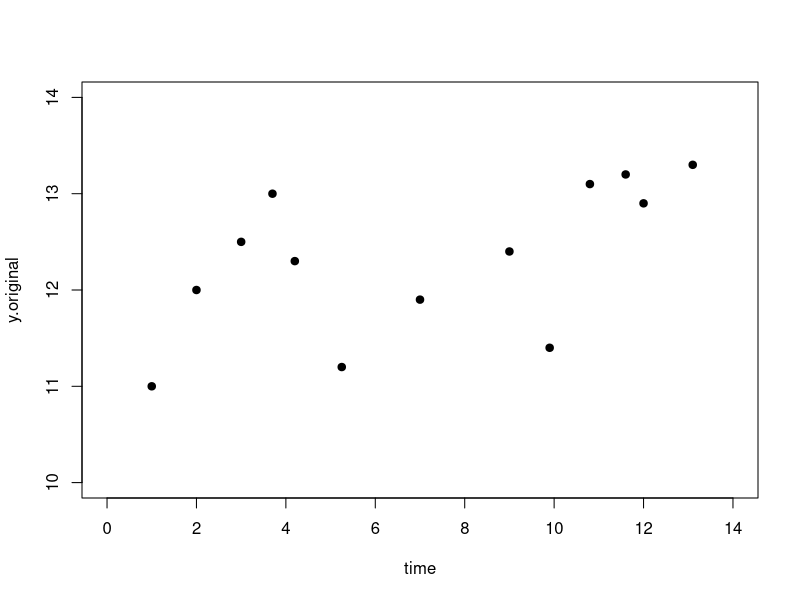

Reproduce this figure in R. (Note: a time limit stopped this script after it produced the figure.)
library(ggplot2)
library(data.table)
library(MASS)
library(corrplot)
library(pracma)

## creating dataset ------------------------------------------------------------- 
y.original <- c(11, 12, 12.5, 13, 12.3, 11.2, 11.9, 12.4, 11.4, 13.1, 13.2, 12.9, 13.3)
y = y.original-mean(y.original) # de-meaning data
x <- c(1, 2, 3, 3.7, 4.2, 5.25, 7, 9, 9.9, 10.8, 11.6, 12, 13.1)
data <- as.data.table(cbind(x,y))

# creating test input data
test.inputs = seq(0,14,length.out=500)

## covariance functions --------------------------------------------------------

# squared exponential 
se_kernel <- function(x1, x2, zigma = 1, l = 1) {
  zigma^2 * exp(- (x1 - x2)^2 / (2 * l^2))
}


# Matern 
matern_kernel <- function(x1, x2, nu = 1.5, zigma = 1, l = 1) {
  if (!(nu %in% c(0.5, 1.5, 2.5))) {
    stop("p must be equal to 0.5, 1.5 or 2.5")
  }
  p <- nu - 0.5
  d <- abs(x1 - x2)
  if (p == 0) {
    zigma^2 * exp(- d / l)
  } else if (p == 1) {
    zigma^2 * (1 + sqrt(3)*d/l) * exp(- sqrt(3)*d/l)
  } else {
    zigma^2 * (1 + sqrt(5)*d/l + 5*d^2 / (3*l^2)) * exp(-sqrt(5)*d/l)
  }
}

## creating covariance matrices ------------------------------------------------

# hyperparameters:
l=0.8
nu = 1.5
zigma = 1.3

#covariance matrix K(X*, X*)
covariance.matrix.xstar.xstar = matrix(0,500,500)
for (i in 1:length(test.inputs)) {
  for (j in 1:length(test.inputs)) {
    
    covariance.matrix.xstar.xstar[i,j] <- se_kernel(l=l,test.inputs[i], test.inputs[j])
    
  }
}

#covariance matrix K(X,X) 
covariance.matrix.x.x = matrix(0,13,13)
for (i in 1:length(data$y)) {
  for (j in 1:length(data$y)) {
    
    covariance.matrix.x.x[i,j] <- se_kernel(l=l,data$x[i], data$x[j])
    
  }
}

#covariance matrix K(X,X*) 
covariance.matrix.x.xstar = matrix(0,13,500)
for (i in 1:length(data$y)) {
  for (j in 1:length(test.inputs)) {
    
    covariance.matrix.x.xstar[i,j] <- se_kernel(l=l,data$x[i], test.inputs[j])
    
  }
}

#covariance matrix K(X*,X) 
covariance.matrix.xstar.x = matrix(0,500,13)
for (i in 1:length(test.inputs)) {
  for (j in 1:length(data$y)) {
    
    covariance.matrix.xstar.x[i,j] <- se_kernel(l=l,test.inputs[i], data$x[j])
    
  }
}



################################################################################
#####                              PLOTS                                   #####
################################################################################

### Figure 1 :  Discrete time series data plot containing 13 observations
plot(x,y.original, xlim=c(0,14), ylim=c(10,14), pch=19, xlab = "time")


### Figure 2 :  Three randomly drawn functions from GP prior
# (Figure 2 in the associated paper is produced using 50 test inputs instead of 500)
matrix.of.random.values.from.GP.prior = matrix(0,500,1000)
set.seed(420)
for (i in 1:1000) {
  dat = mvrnorm(1, rep(0, times=500), covariance.matrix.xstar.xstar)
  for (j in 1:length(test.inputs)) {
    matrix.of.random.values.from.GP.prior[j,i] = dat[j]
  }
}

matrix.of.random.values.from.GP.prior = as.data.frame(matrix.of.random.values.from.GP.prior)
matrix.of.random.values.from.GP.prior$mean <- apply(matrix.of.random.values.from.GP.prior, 1, mean)
matrix.of.random.values.from.GP.prior$sd <- apply(matrix.of.random.values.from.GP.prior, 1, sd)
matrix.of.random.values.from.GP.prior$lowerbound <- matrix.of.random.values.from.GP.prior$mean - 2*matrix.of.random.values.from.GP.prior$sd
matrix.of.random.values.from.GP.prior$upperbound <- matrix.of.random.values.from.GP.prior$mean + 2*matrix.of.random.values.from.GP.prior$sd

lines(x=test.inputs, y=matrix.of.random.values.from.GP.prior$lowerbound, col=1)
lines(x=test.inputs, y=matrix.of.random.values.from.GP.prior$upperbound, col=1)

# plotting
set.seed(420)
# plotting area
plot(y=mvrnorm(1, rep(0, times=500), covariance.matrix.xstar.xstar), x=test.inputs, pch=19, cex = 0.1, col=4, xlim=c(0,14), ylim=c(-3,3), ylab="y", xlab = "time")
# shaded area
polygon(c(test.inputs, rev(test.inputs)), c(matrix.of.random.values.from.GP.prior$lowerbound, rev(matrix.of.random.values.from.GP.prior$upperbound)),
        col = "#E8E2E2", aplha=0.4)
# prior samples
j=1
set.seed(420)
for (i in 1:3){
  if(i==1){
    points(y=mvrnorm(1, rep(0, times=500), covariance.matrix.xstar.xstar), x=test.inputs, pch=19, cex = 0.4, col=4)
    j = j+1
  }else{
    lines(y=mvrnorm(1, rep(0, times=500), covariance.matrix.xstar.xstar), x=test.inputs,col=j, lwd=2)
    j = j+1
  }
}



### Figure 3 : Three randomly drawn functions from GP posterior

## A. noise free GP
sigma = 1e-6

# Cholesky factorisation 
L = t(chol(covariance.matrix.x.x + diag(x=sigma,nrow = length(data$y),ncol = length(data$y))))
alpha = mldivide(t(L), mldivide(L,data$y))
v = mldivide(L,covariance.matrix.x.xstar)
mean.pred = t(covariance.matrix.x.xstar)%*%alpha
cov.pred = covariance.matrix.xstar.xstar - t(v)%*%v

matrix.of.random.values.from.GP.posterior = matrix(0,500,100)
set.seed(420)
for (i in 1:100) {
  dat = mvrnorm(1, mu=mean.pred, Sigma = cov.pred)
  for (j in 1:length(test.inputs)) {
    matrix.of.random.values.from.GP.posterior[j,i] = dat[j]
  }
}

matrix.of.random.values.from.GP.posterior = as.data.frame(matrix.of.random.values.from.GP.posterior)
matrix.of.random.values.from.GP.posterior$mean <- apply(matrix.of.random.values.from.GP.posterior, 1, mean)
matrix.of.random.values.from.GP.posterior$sd <- apply(matrix.of.random.values.from.GP.posterior, 1, sd)
matrix.of.random.values.from.GP.posterior$lowerbound <- matrix.of.random.values.from.GP.posterior$mean - 2*matrix.of.random.values.from.GP.posterior$sd
matrix.of.random.values.from.GP.posterior$upperbound <- matrix.of.random.values.from.GP.posterior$mean + 2*matrix.of.random.values.from.GP.posterior$sd


set.seed(420)
# plotting area
plot(y=mvrnorm(1, mu=mean.pred, Sigma = cov.pred), x=test.inputs, pch=19, cex = 0.1, ylab="y", xlab = "time", ylim = c(-2,2))
# shaded area
polygon(c(test.inputs, rev(test.inputs)), c(matrix.of.random.values.from.GP.posterior$lowerbound, rev(matrix.of.random.values.from.GP.posterior$upperbound)),
        col = "#E8E2E2", aplha=0.4)
# posterior samples
j=1
set.seed(420)
for (i in 1:3){
  if(i==1){
    points(y=mvrnorm(1, mu=mean.pred, Sigma = cov.pred), x=test.inputs, pch=19, cex = 0.4, col=4)
    j = j+1
  }else{
    lines(y=mvrnorm(1, mu=mean.pred, Sigma = cov.pred), x=test.inputs, lwd=2, col=j)
    j = j+1
  }
}
# data observed
points(x,y, pch=19, cex=0.8)


## B. with noise GP
sigma = 1e-2

# Cholesky factorisation 
L = t(chol(covariance.matrix.x.x + diag(x=sigma,nrow = length(data$y),ncol = length(data$y))))
alpha = mldivide(t(L), mldivide(L,data$y))
v = mldivide(L,covariance.matrix.x.xstar)
mean.pred = t(covariance.matrix.x.xstar)%*%alpha
cov.pred = covariance.matrix.xstar.xstar - t(v)%*%v

matrix.of.random.values.from.GP.posterior = matrix(0,500,100)
set.seed(420)
for (i in 1:100) {
  dat = mvrnorm(1, mu=mean.pred, Sigma = cov.pred)
  for (j in 1:length(test.inputs)) {
    matrix.of.random.values.from.GP.posterior[j,i] = dat[j]
  }
}

matrix.of.random.values.from.GP.posterior = as.data.frame(matrix.of.random.values.from.GP.posterior)
matrix.of.random.values.from.GP.posterior$mean <- apply(matrix.of.random.values.from.GP.posterior, 1, mean)
matrix.of.random.values.from.GP.posterior$sd <- apply(matrix.of.random.values.from.GP.posterior, 1, sd)
matrix.of.random.values.from.GP.posterior$lowerbound <- matrix.of.random.values.from.GP.posterior$mean - 2*matrix.of.random.values.from.GP.posterior$sd
matrix.of.random.values.from.GP.posterior$upperbound <- matrix.of.random.values.from.GP.posterior$mean + 2*matrix.of.random.values.from.GP.posterior$sd

set.seed(420)
# plotting area
plot(y=mvrnorm(1, mu=mean.pred, Sigma = cov.pred), x=test.inputs, pch=19, cex = 0.1, ylab="y", xlab = "time", ylim = c(-2,2))
# shaded area
polygon(c(test.inputs, rev(test.inputs)), c(matrix.of.random.values.from.GP.posterior$lowerbound, rev(matrix.of.random.values.from.GP.posterior$upperbound)),
        col = "#E8E2E2", aplha=0.4)
# posterior samples
j=1
set.seed(420)
for (i in 1:3){
  if(i==1){
    points(y=mvrnorm(1, mu=mean.pred, Sigma = cov.pred), x=test.inputs, pch=19, cex = 0.4, col=4)
    j = j+1
  }else{
    lines(y=mvrnorm(1, mu=mean.pred, Sigma = cov.pred), x=test.inputs, lwd=2, col=j)
    j = j+1
  }
}
# data observed
points(x,y, pch=19, cex=0.8)
